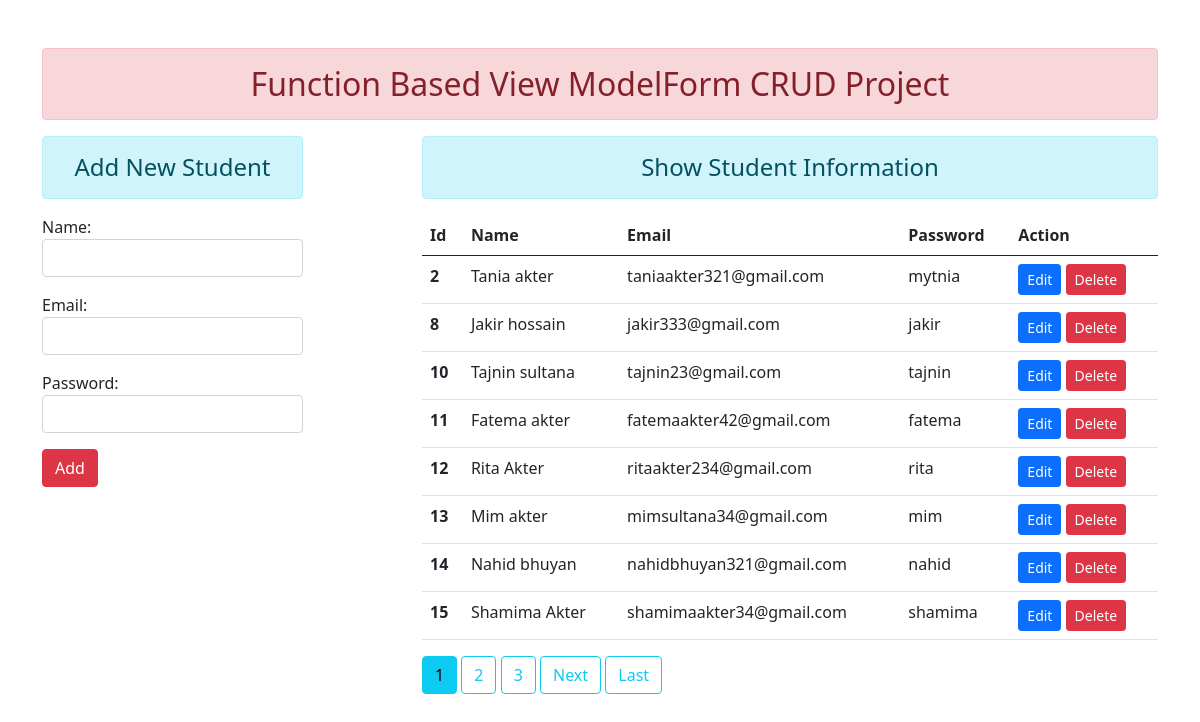
Before: / with the older database file.
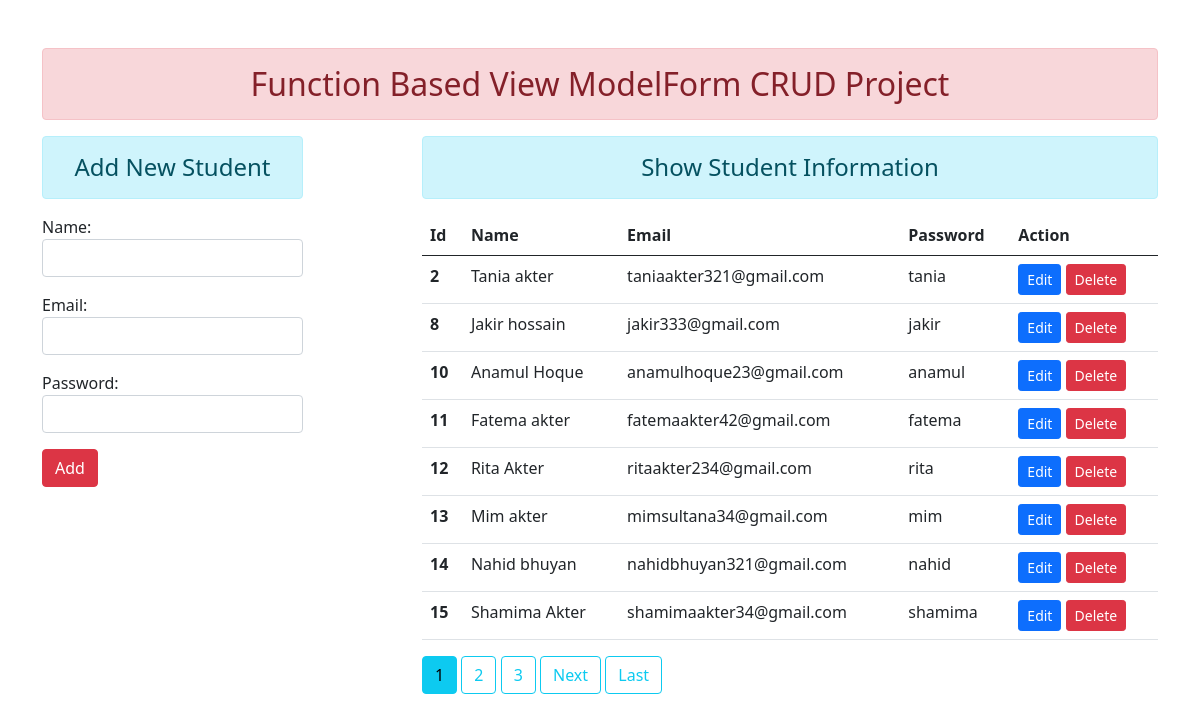
After: the same page with the newer database file.
### app1/models.py (models this page shows)
class User(models.Model):
    name = models.CharField(max_length=80)
    email = models.EmailField(max_length=100)
    password = models.CharField(max_length=50)

### app1/views.py (the view)
# urls.py: path('',views.add_show, name="home"),
def add_show(request):
    if request.method == 'POST':
        fm = StudentRegistration(request.POST)
        if fm.is_valid():
            name = fm.cleaned_data['name']
            email = fm.cleaned_data['email']
            password = fm.cleaned_data['password']
            reg = User(name=name, email=email, password=password)
            reg.save()
            messages.success(request=request, message="You Successfully Add New Record")
            fm = StudentRegistration()
    else:
        fm = StudentRegistration()
    student_info = User.objects.all().order_by('id')
    paginator = Paginator(object_list=student_info, per_page=8, orphans=1)
    page_number = request.GET.get('page')
    page_obj = paginator.get_page(number=page_number)
    return render(request, "app1/addAndShow.html", context={'form': fm, 'page_obj':page_obj})

### app1/forms.py
class StudentRegistration(forms.ModelForm):
    class Meta:
        model = User
        fields = ['name', 'email', 'password']
        widgets = {
            'name' : forms.TextInput(attrs={'class':'form-control'}),
            'email' : forms.EmailInput(attrs={'class':'form-control'}),
            'password' : forms.PasswordInput(render_value=True,attrs={'class':'form-control'}),
        }

### app1/templates/app1/addAndShow.html (shortened to what this page needs)
{% extends 'app1/base.html' %} {% block content %}
<div class="row">
  <div class="col-sm-3">
    <h4 class="text-center alert alert-info">Add New Student</h4>
    <form action="" method="post">
      {% csrf_token %} {{form.as_p}}
      <button type="submit" class="btn btn-danger">Add</button>
    </form>
  </div>
  <div class="col-sm-8 offset-1">
    <h4 class="text-center alert alert-info">Show Student Information</h4>
    {% if page_obj %}
      <table class="table table-hover">
        <thead>
          <tr>
            <th scope="col">Id</th>
            <th scope="col">Name</th>
            <th scope="col">Email</th>
            <th scope="col">Password</th>
            <th scope="col">Action</th>
          </tr>
        </thead>
        <tbody>
          {% for i in page_obj %}
          <tr>
            <th scope="row">{{i.id}}</th>
            <td>{{i.name}}</td>
            <td>{{i.email}}</td>
            <td>{{i.password}}</td>
            <td>
              <a href="{% url 'update_info' i.id %}" class="btn btn-primary btn-sm">Edit</a>
              <form action="{% url 'delete_info' i.id %}" method="post" class="d-inline">
                <button type="submit" class="btn btn-danger btn-sm">
                  Delete
                </button>
              </form>
            </td>
          </tr>
          {% endfor %}
        </tbody>
      </table>
    {% else %}
      <h4 class="text-center alert alert-info">No Records Found</h4>
    {% endif %}
      {% for num in page_obj.paginator.page_range %}
        {% if page_obj.number == num %}
          <a class="btn btn-info mb-4" href="?page={{ num }}">{{ num }}</a>
        {% elif num > page_obj.number|add:'-3' and num < page_obj.number|add:'3' %}
          <a class="btn btn-outline-info mb-4" href="?page={{ num }}">{{ num }}</a>
        {% endif %}
      {% endfor %}
      {% if page_obj.has_next %}
        <a class="btn btn-outline-info mb-4" href="?page={{ page_obj.next_page_number }}">Next</a>
        <a class="btn btn-outline-info mb-4" href="?page={{ page_obj.paginator.num_pages }}">Last</a>
      {% endif %}
  </div>
</div>
{% endblock content %}

Changed rows visible on the page:
changed User "Tania akter": password "mytnia" → "tania"
changed User id 10: name "Tajnin sultana" → "Anamul Hoque"; email "tajnin23@gmail.com" → "anamulhoque23@gmail.com"; password "tajnin" → "anamul"
